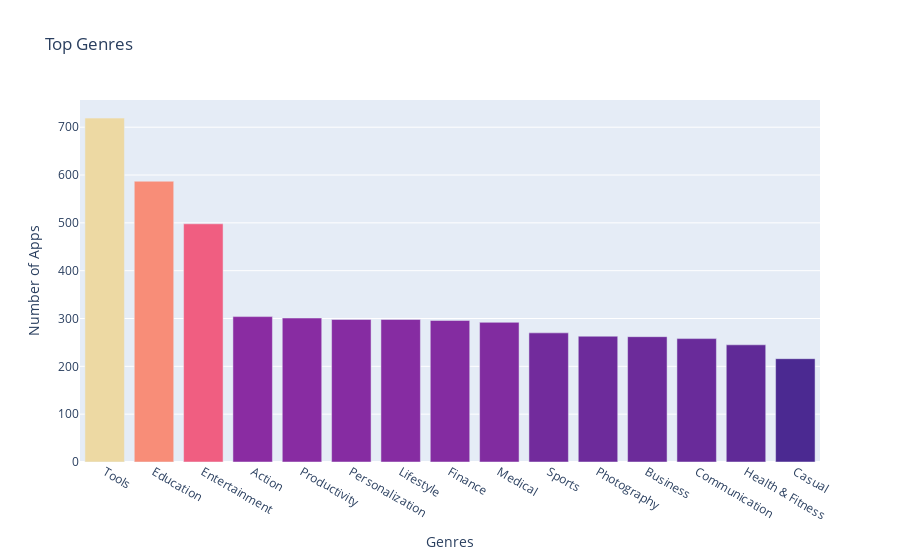

Source (notebook cell):
### Code cell
bar = px.bar(x=genres_stack.index[:15], y=genres_stack.values[:15], title="Top Genres", hover_name=genres_stack.values[:15], color=genres_stack.values[:15], color_continuous_scale="Agsunset")
bar.update_layout(xaxis_title="Genres", yaxis_title="Number of Apps", coloraxis_showscale=False)
bar.show()

### Figure 1 — Plotly figure (JSON) as saved in the notebook; plotly's stock layout.template omitted (floating-point values rounded to 4 significant figures)
{"data": [{"alignmentgroup": "True", "hovertemplate": "<b>%{hovertext}</b><br><br>x=%{x}<br>y=%{y}<br>color=%{marker.color}<extra></extra>", "hovertext": [719, 587, 498, 304, 301, 298, 298, 296, 292, 270, 263, 262, 258, 245, 216], "legendgroup": "", "marker": {"color": [719, 587, 498, 304, 301, 298, 298, 296, 292, 270, 263, 262, 258, 245, 216], "coloraxis": "coloraxis", "pattern": {"shape": ""}}, "name": "", "offsetgroup": "", "orientation": "v", "showlegend": false, "textposition": "auto", "type": "bar", "x": ["Tools", "Education", "Entertainment", "Action", "Productivity", "Personalization", "Lifestyle", "Finance", "Medical", "Sports", "Photography", "Business", "Communication", "Health & Fitness", "Casual"], "xaxis": "x", "y": [719, 587, 498, 304, 301, 298, 298, 296, 292, 270, 263, 262, 258, 245, 216], "yaxis": "y"}], "layout": {"barmode": "relative", "coloraxis": {"colorbar": {"title": {"text": "color"}}, "colorscale": [[0, "rgb(75, 41, 145)"], [0.1667, "rgb(135, 44, 162)"], [0.3333, "rgb(192, 54, 157)"], [0.5, "rgb(234, 79, 136)"], [0.6667, "rgb(250, 120, 118)"], [0.8333, "rgb(246, 169, 122)"], [1, "rgb(237, 217, 163)"]], "showscale": false}, "legend": {"tracegroupgap": 0}, "title": {"text": "Top Genres"}, "xaxis": {"anchor": "y", "domain": [0, 1], "title": {"text": "Genres"}}, "yaxis": {"anchor": "x", "domain": [0, 1], "title": {"text": "Number of Apps"}}}}
